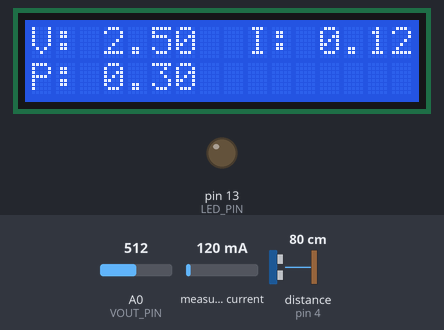
This sketch was run on a simulated Arduino Uno, built with avr-gcc and run on an emulated ATmega328P. Shown: 16×2 character LCD, output pins drawn as LEDs (lit = HIGH). Inputs (shaded band) come from the test bench; at power-on: distance to the obstacle (sensor on pin 4) 80 cm, measured current 120 mA, A0 (VOUT_PIN) = 512. The echo pulse lasts 58.3 µs per cm; pins used as bus, display or sensor lines are not drawn; what the sketch prints to the serial monitor is not drawn.

Above: at 1.2 s.
1.3 s: distance to the obstacle (sensor on pin 4) set to 11 cm
3.3 s: distance to the obstacle (sensor on pin 4) set to 8 cm
At 5.3 s:
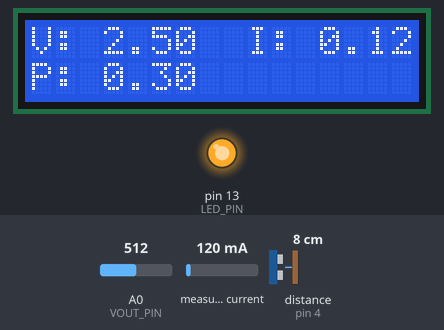
5.6 s: measured current set to 40 mA
At 6.5 s:
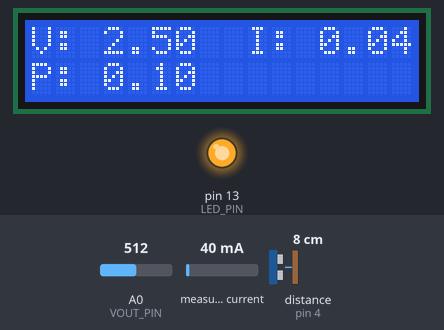
7.6 s: A0 (VOUT_PIN) set to 716
At 8.7 s:
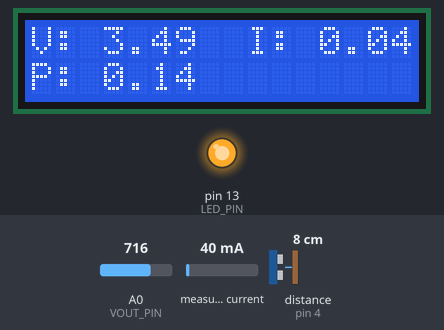
9.6 s: measured current set to 500 mA
At 10.9 s:
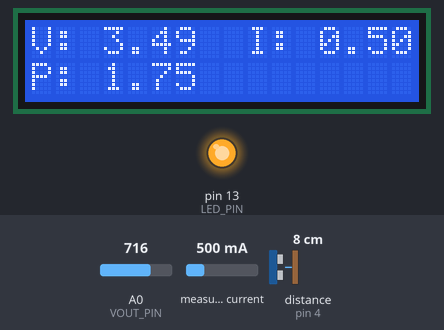
11.6 s: A0 (VOUT_PIN) set to 900
At 13.1 s:
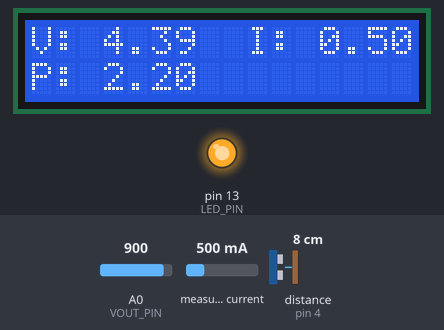
Timing chart, 0 to 14.6 s (numbered marks = the images above; inputs shaded):
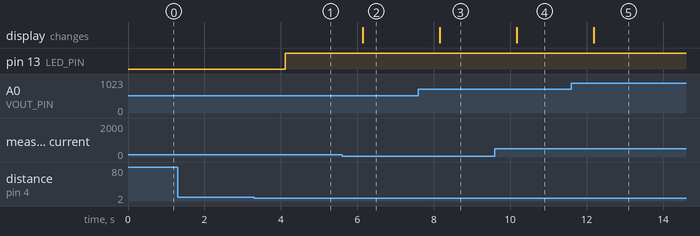

Measured:
- the behaviour switches between 10 and 9 cm on distance to the obstacle (sensor on pin 4) (found by bisection; images 0 and 1)
- after the input at 1.3 s, every drawn part: stays the same
- after the input at 3.3 s, pin 13 (LED_PIN): LOW → HIGH after 0.82 s
- after the input at 5.6 s, the display: changes after 0.54 s (image 2)
- after the input at 7.6 s, the display: changes after 0.56 s (image 3)
- after the input at 9.6 s, the display: changes after 0.57 s (image 4)
- after the input at 11.6 s, the display: changes after 0.59 s (image 5)

The sketch:

project_code.ino
```cpp
// Include libraries
#include <Wire.h>      // Library for I2C communication
#include <LiquidCrystal.h>  // Library for LCD display
#include <Adafruit_INA219.h>  // Library for current sensor

// Define pins
const int RELAY_PIN = 2;   // Pin for relay coil
const int TRIGGER_PIN = 3;   // Pin for ultrasonic sensor trigger
const int ECHO_PIN = 4;    // Pin for ultrasonic sensor echo
const int LED_PIN = 13;    // Pin for LED indicator
const int VOUT_PIN = A0;   // Pin for voltage sensing
const int IOUT_PIN = A1;   // Pin for current sensing

// Initialize objects
LiquidCrystal lcd(12, 11, 5, 4, 3, 2);   // LCD display object
Adafruit_INA219 ina219;   // Current sensor object

// Define variables
float voltage, current, power;
int distance;

void setup() {
  // Initialize serial communication
  Serial.begin(9600); //9600 baud for communication

  // Initialize LCD display
  lcd.begin(16, 2);
  lcd.print("Wireless Charging");
  lcd.setCursor(0, 1);
  lcd.print("Circuit");

  // Initialize current sensor
  ina219.begin();

  //pinMode(RELAY_PIN, OUTPUT) is an Arduino function used to set the mode of a specific pin on the board to either input or output.
  //In this case, RELAY_PIN is the pin number of the Arduino board connected to the relay coil.
  //The OUTPUT parameter indicates that this pin will be used for outputting a signal to the relay coil.
  //By setting the pin mode to output, we can control the state of the relay coil by setting the pin to either HIGH or LOW.
  //When the pin is set to HIGH,
  //it will provide a voltage to the relay coil and activate it. When the pin is set to LOW, it will cut off the voltage to the relay coil
  //and deactivate it.

  // Initialize pins
  pinMode(RELAY_PIN, OUTPUT);
  pinMode(TRIGGER_PIN, OUTPUT);
  pinMode(ECHO_PIN, INPUT);
  pinMode(LED_PIN, OUTPUT);
}

void loop() {
  // Measure voltage and current
  voltage = analogRead(VOUT_PIN) * 0.00488;   // Convert analog reading to voltage
  current = ina219.getCurrent_mA() / 1000.0;   // Convert current reading to amps

  // Calculate power
  power = voltage * current;

  // Display measurements on LCD
  lcd.setCursor(0, 0);
  lcd.print("V: ");
  lcd.print(voltage);
  lcd.print("  I: ");
  lcd.print(current);
  lcd.setCursor(0, 1);
  lcd.print("P: ");
  lcd.print(power);

  // Check distance with ultrasonic sensor

  //digitalWrite(RELAY_PIN, HIGH) would set the pin connected to the relay coil to a logic HIGH state, which would activate the relay coil.
  //Conversely, digitalWrite(RELAY_PIN, LOW) would set the pin to a logic LOW state, which would deactivate the relay coil.

  digitalWrite(TRIGGER_PIN, LOW);
  delayMicroseconds(2);
  digitalWrite(TRIGGER_PIN, HIGH);
  delayMicroseconds(10);
  digitalWrite(TRIGGER_PIN, LOW);
  distance = pulseIn(ECHO_PIN, HIGH) / 58;   // Convert time to distance

  // Turn on relay coil if distance is less than 10cm
  if (distance < 10) {
    digitalWrite(RELAY_PIN, HIGH);
    digitalWrite(LED_PIN, HIGH);
  } else {
    digitalWrite(RELAY_PIN, LOW);
    digitalWrite(LED_PIN, LOW);
  }

  // Print measurements and distance to serial monitor
  Serial.print("Voltage: ");
  Serial.print(voltage);
  Serial.print(" V, Current: ");
  Serial.print(current);
  Serial.print(" A, Power: ");
  Serial.print(power);
  Serial.print(" W, Distance: ");
  Serial.print(distance);
  Serial.println(" cm");

  // Wait for a moment
  delay(1000);
}
```
